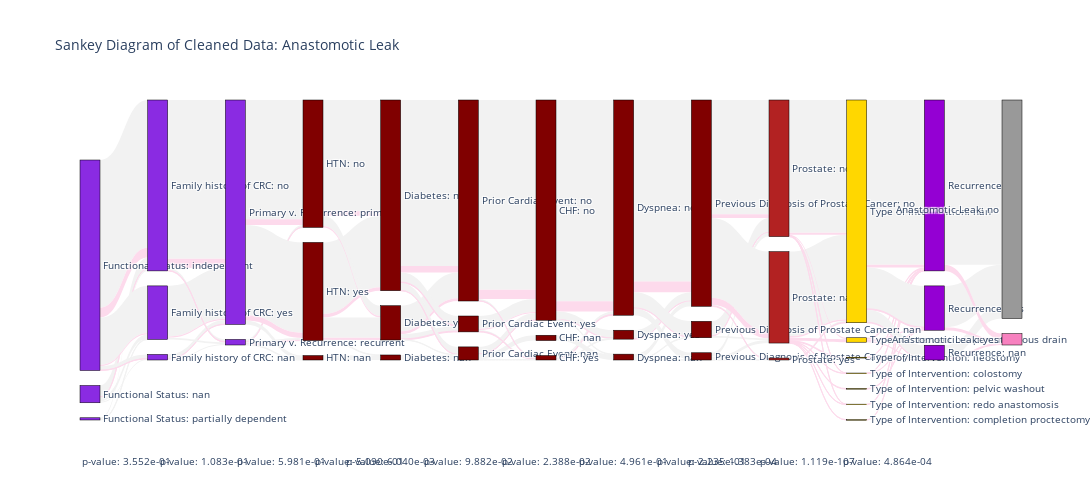

The cell this chart's notebook holds for it:
### Markdown cell above
With non-encoded data:

### Code cell
plot_feats = [feat for feat in leak_mvp.columns.to_list() if any(feat == extract_original_feature(imp_feat) for imp_feat in imp_feats)]
response = 'Anastomotic Leak'
# Need to append response to plot_feats so it gets plotted
plot_feats.append(response)

# Impute NaN w/ 'no' for leak_mvp to match models
plot_data = leak_mvp.copy()
plot_data['Anastomotic Leak'] = plot_data['Anastomotic Leak'].fillna('no')
sankey_from_cleaned_data(plot_data, plot_feats, response)

### Figure 1 — Plotly figure (JSON) as saved in the notebook; plotly's stock layout.template omitted (floating-point values rounded to 4 significant figures; data arrays with more than 128 entries replaced by an {"elided": "..."} marker saying what was removed)
{"data": [{"arrangement": "snap", "link": {"color": {"elided": "246 str values"}, "hovercolor": {"elided": "246 str values"}, "label": {"elided": "246 str values"}, "source": {"elided": "246 int values"}, "target": {"elided": "246 int values"}, "value": {"elided": "246 float values"}}, "node": {"color": ["BlueViolet", "BlueViolet", "BlueViolet", "BlueViolet", "BlueViolet", "BlueViolet", "BlueViolet", "BlueViolet", "Maroon", "Maroon", "Maroon", "Maroon", "Maroon", "Maroon", "Maroon", "Maroon", "Maroon", "Maroon", "Maroon", "Maroon", "Maroon", "Maroon", "Maroon", "Maroon", "Maroon", "Maroon", "FireBrick", "FireBrick", "FireBrick", "Gold", "Gold", "Gold", "Gold", "Gold", "Gold", "Gold", "DarkViolet", "DarkViolet", "DarkViolet", "rgb(153,153,153)", "rgb(247,129,191)"], "label": ["Functional Status: independent", "Functional Status: nan", "Functional Status: partially dependent", "Family history of CRC: no", "Family history of CRC: yes", "Family history of CRC: nan", "Primary v. Recurrence: primary", "Primary v. Recurrence: recurrent", "HTN: no", "HTN: yes", "HTN: nan", "Diabetes: no", "Diabetes: yes", "Diabetes: nan", "Prior Cardiac Event: no", "Prior Cardiac Event: yes", "Prior Cardiac Event: nan", "CHF: no", "CHF: nan", "CHF: yes", "Dyspnea: no", "Dyspnea: yes", "Dyspnea: nan", "Previous Diagnosis of Prostate Cancer: no", "Previous Diagnosis of Prostate Cancer: nan", "Previous Diagnosis of Prostate Cancer: yes", "Prostate: no", "Prostate: nan", "Prostate: yes", "Type of Intervention: nan", "Type of Intervention: percutaneous drain", "Type of Intervention: ileostomy", "Type of Intervention: colostomy", "Type of Intervention: pelvic washout", "Type of Intervention: redo anastomosis", "Type of Intervention: completion proctectomy", "Recurrence: no", "Recurrence: yes", "Recurrence: nan", "Anastomotic Leak: no", "Anastomotic Leak: yes"], "line": {"color": "black", "width": 0.5}, "pad": 15, "thickness": 20, "x": [0, 0, 0, 0.08333, 0.08333, 0.08333, 0.1667, 0.1667, 0.25, 0.25, 0.25, 0.3333, 0.3333, 0.3333, 0.4167, 0.4167, 0.4167, 0.5, 0.5, 0.5, 0.5833, 0.5833, 0.5833, 0.6667, 0.6667, 0.6667, 0.75, 0.75, 0.75, 0.8333, 0.8333, 0.8333, 0.8333, 0.8333, 0.8333, 0.8333, 0.9167, 0.9167, 0.9167, 1, 1], "y": [0.004848, 0.04727, 0.5424, 0.01212, 0.1406, 0.6285, 0.01212, 0.5121, 0.009697, 0.2327, 0.723, 0.01091, 0.09636, 0.5855, 0.02848, 0.09152, 0.563, 0.009697, 0.03091, 0.5212, 0.01273, 0.04485, 0.5321, 0.01576, 0.06727, 0.5515, 0.004242, 0.2073, 0.703, 0.0006061, 0.002424, 0.004848, 0.007273, 0.0103, 0.02182, 0.5158, 0.03212, 0.1606, 0.6285, 0.02485, 0.5248]}, "type": "sankey", "valueformat": ".2%"}], "layout": {"annotations": [{"showarrow": false, "text": "p-value: 3.552e-01", "x": 0, "y": 0, "yshift": -50}, {"showarrow": false, "text": "p-value: 1.083e-01", "x": 0.08333, "y": 0, "yshift": -50}, {"showarrow": false, "text": "p-value: 5.981e-01", "x": 0.1667, "y": 0, "yshift": -50}, {"showarrow": false, "text": "p-value: 5.090e-01", "x": 0.25, "y": 0, "yshift": -50}, {"showarrow": false, "text": "p-value: 6.040e-03", "x": 0.3333, "y": 0, "yshift": -50}, {"showarrow": false, "text": "p-value: 9.882e-02", "x": 0.4167, "y": 0, "yshift": -50}, {"showarrow": false, "text": "p-value: 2.388e-02", "x": 0.5, "y": 0, "yshift": -50}, {"showarrow": false, "text": "p-value: 4.961e-01", "x": 0.5833, "y": 0, "yshift": -50}, {"showarrow": false, "text": "p-value: 2.235e-01", "x": 0.6667, "y": 0, "yshift": -50}, {"showarrow": false, "text": "p-value: 1.383e-04", "x": 0.75, "y": 0, "yshift": -50}, {"showarrow": false, "text": "p-value: 1.119e-107", "x": 0.8333, "y": 0, "yshift": -50}, {"showarrow": false, "text": "p-value: 4.864e-04", "x": 0.9167, "y": 0, "yshift": -50}], "font": {"size": 10}, "height": 500, "title": {"text": "Sankey Diagram of Cleaned Data: Anastomotic Leak"}, "width": 3900}}
